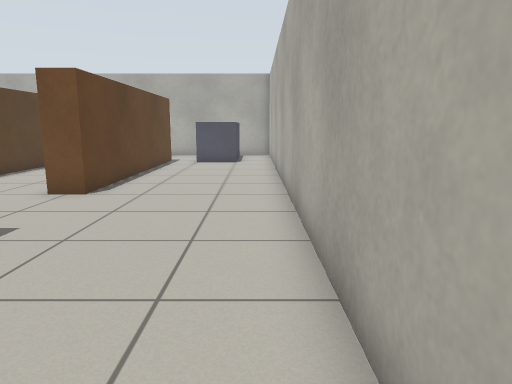
[1] (above)

24 first-person views from a walk through a world built for the Gazebo simulator. The camera is 0.87 m above the floor, tilts 10° down and sees 70° across. The floor is counted in squares, 0.5 m on a side. Each view is taken from the middle of a square. On the plan, view 1 faces up. The plan holds only what a view shows up to about 17 squares ahead; the rest is blank.

[2]
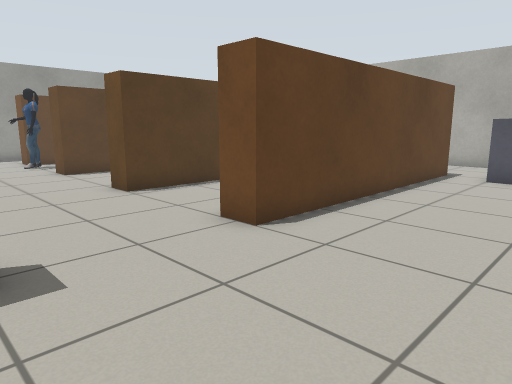

[3]
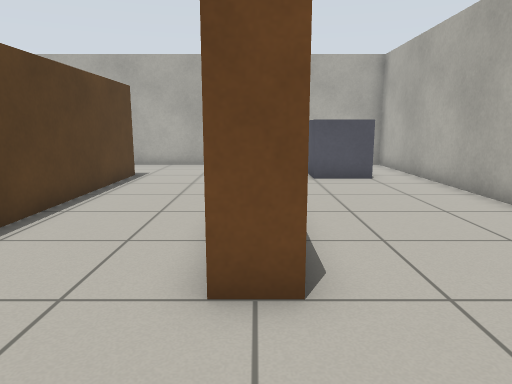

[4]
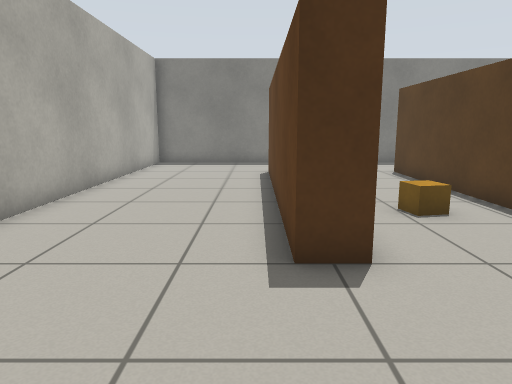

[5]
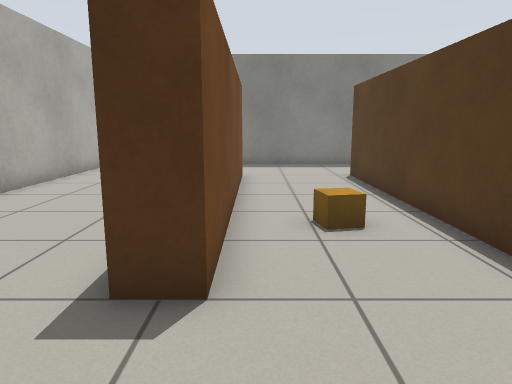

[6]
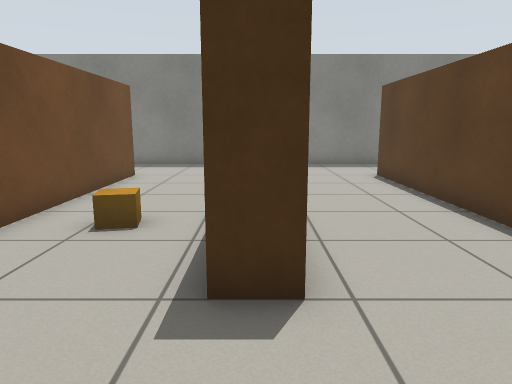

[7]
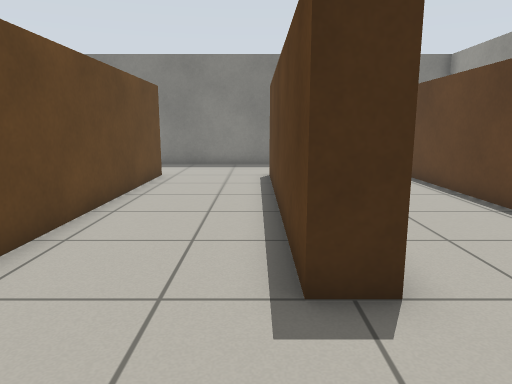

[8]
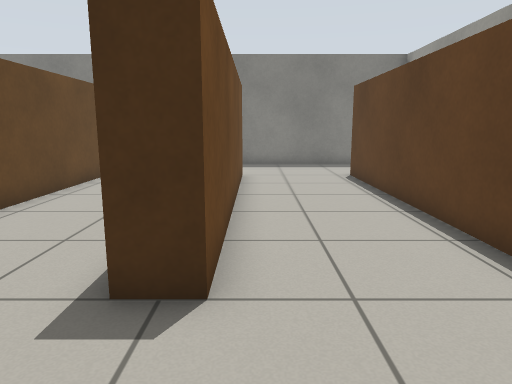

[9]
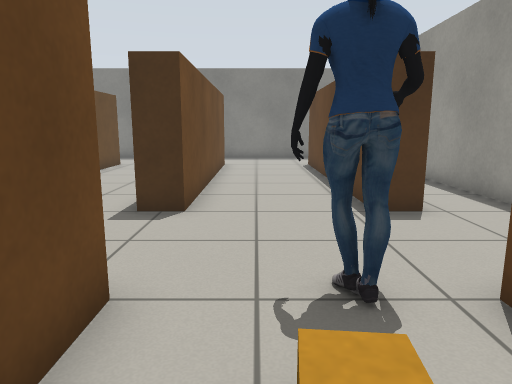

[10]
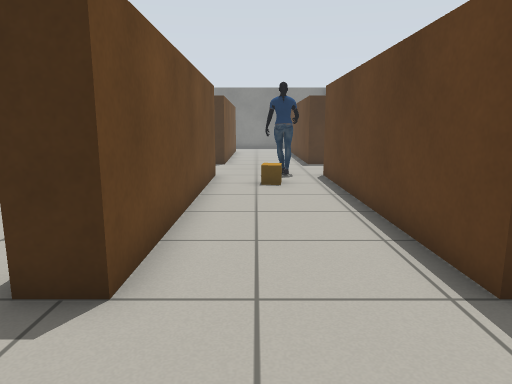

[11]
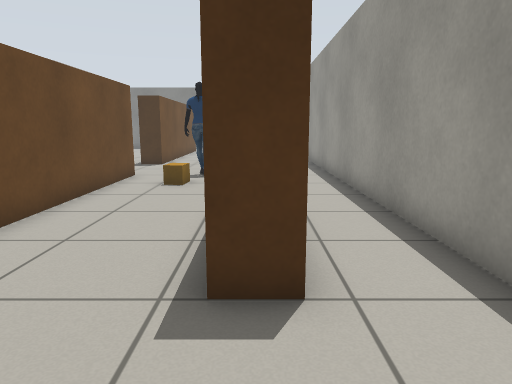

[12]
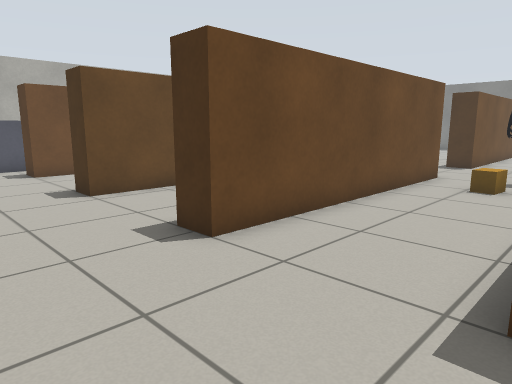

[13]
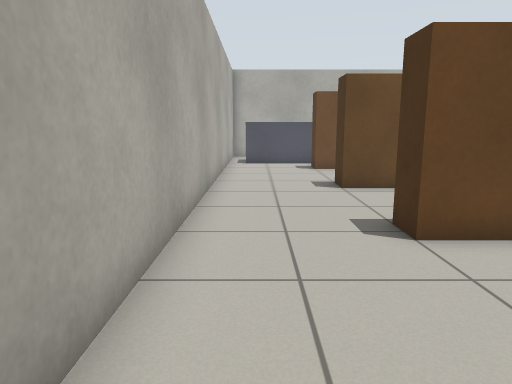

[14]
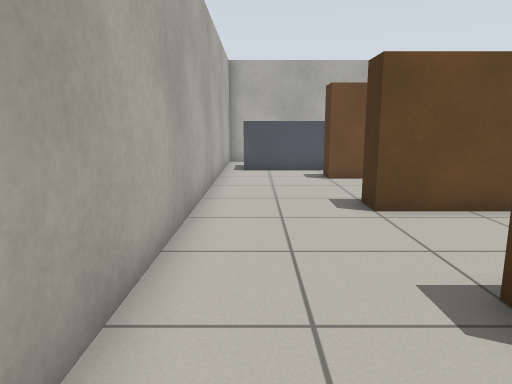

[15]
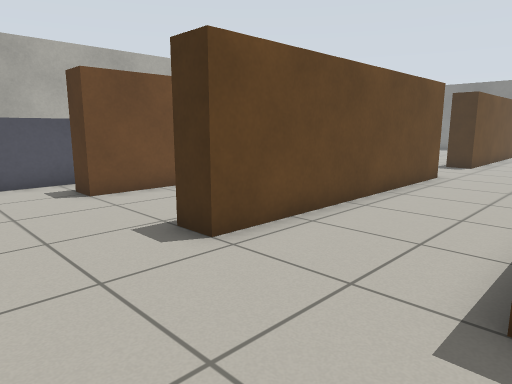

[16]
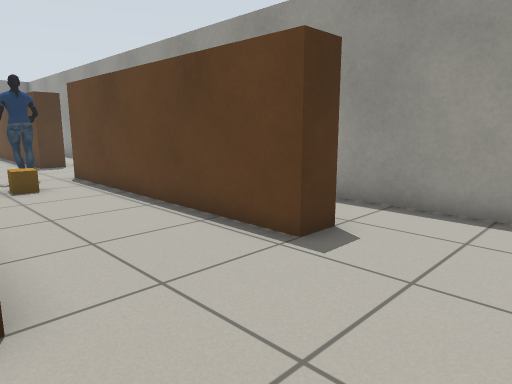

[17]
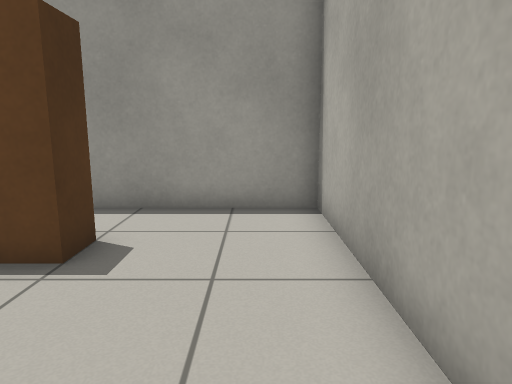

[18]
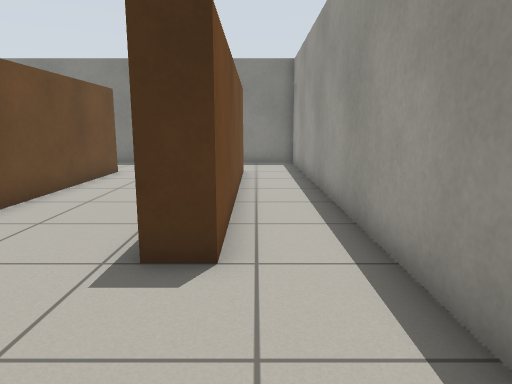

[19]
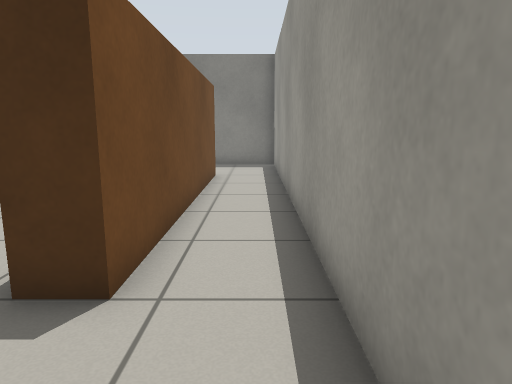

[20]
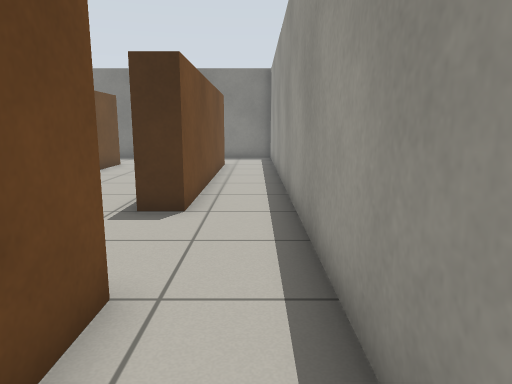

[21]
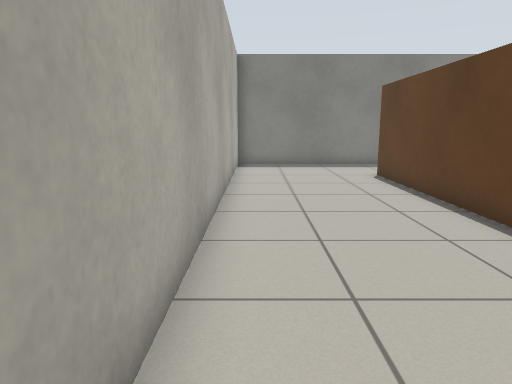

[22]
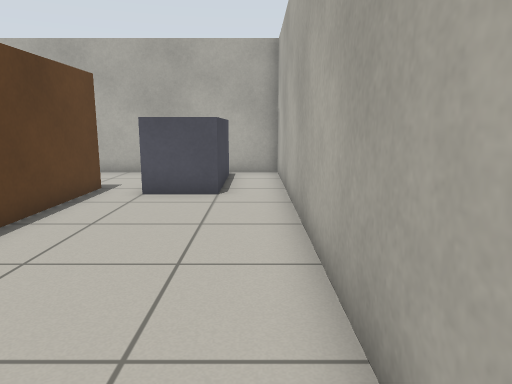

[23]
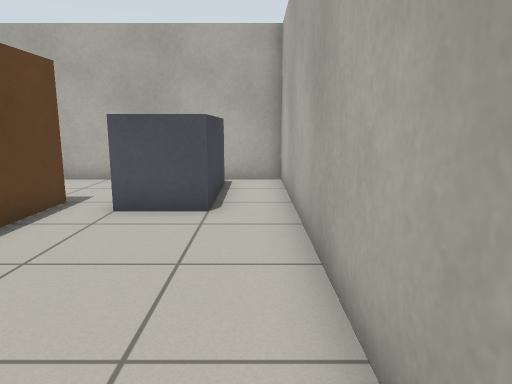

[24]
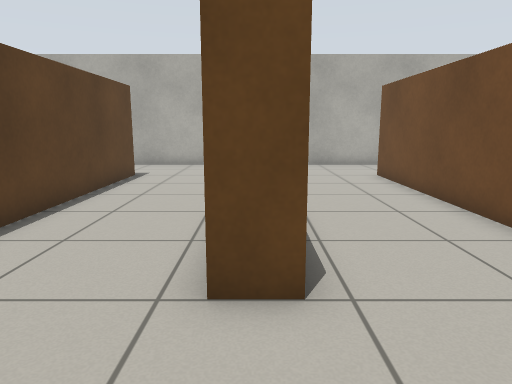

### Floor plan
Points are (right, up) in squares from view 1. A wall is a line through its corners. A room is listed if a view was taken in it or the views show most of it. See-through windows are left out.
Room 1 (views 1, 2, 3, 4, 5, 6, 7, 8, 9, 10, 11, 12, 13, 14, 15, 16, 17, 18, 19, 20, 21, 22, 23, 24)
walls: (-10.5, 9.5) (-10.5, 19.5) (-9.5, 19.5) (-9.5, 9.5) (-10.5, 9.5); (-14.5, 9.5) (-15.5, 9.5) (-15.5, 19.5) (-14.5, 19.5) (-14.5, 9.5); (-9.5, 4.2) (-9.5, -4.5); (-5.5, 12.2) (-5.5, 19.5) (-4.5, 19.5) (-4.5, 9.5) (-5.5, 9.5); (-20.5, 9.5) (-20.5, 11.1); (-10.5, -4.5) (-10.5, 5.5) (-9.5, 5.5); (-15.5, -4.5) (-15.5, 5.5) (-14.5, 5.5) (-14.5, -4.5); (-5.5, -4.5) (-5.5, 5.5) (-4.5, 5.5) (-4.5, -4.5); (-20.6, 19.5) (-19.5, 19.5) (-19.5, 9.5) (-20.1, 9.5); (-20.5, -4.5) (-20.5, 5.5) (-19.5, 5.5) (-19.5, -4.5); (0.9, -8) (0.9, 23.3) (-22.9, 23.3) (-22.9, -7.6); (-22.9, -8.3) (0.9, -8.3)
objects: person (-18, 9) to (-18, 10); crate (-18, 11) to (-17, 12); crate (-8, 2) to (-7, 3); counter (-3, 19) to (-1, 22)

Where each view was taken, in squares from view 1:
view 1: 0 up, 0 right, facing up
view 2: 5 up, 0 right, facing up-left
view 3: 6 up, 5 left, facing up
view 4: 10 up, 4 left, facing down
view 5: 9 up, 6 left, facing down
view 6: 9 up, 10 left, facing down
view 7: 9 up, 14 left, facing down
view 8: 9 up, 16 left, facing down
view 9: 13 up, 17 left, facing down
view 10: 23 up, 17 left, facing down
view 11: 23 up, 20 left, facing down
view 12: 23 up, 20 left, facing down-right
view 13: 22 up, 21 left, facing right
view 14: 22 up, 18 left, facing right
view 15: 23 up, 15 left, facing down-right
view 16: 23 up, 15 left, facing down-left
view 17: 22 up, 15 left, facing left
view 18: 10 up, 21 left, facing down
view 19: 9 up, 22 left, facing down
view 20: 13 up, 22 left, facing down
view 21: 9 up, 0 right, facing down
view 22: 9 up, 0 right, facing up
view 23: 11 up, 0 right, facing up
view 24: 6 up, 10 left, facing up
